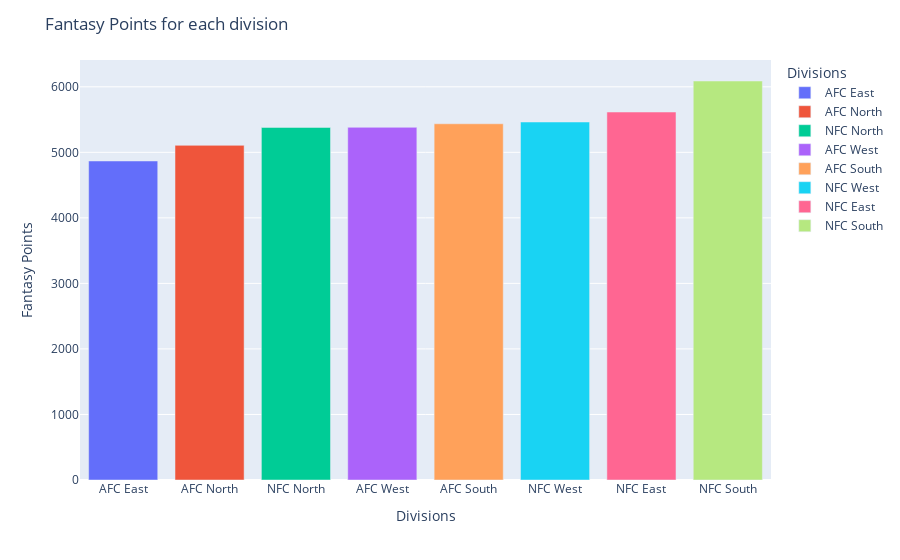

Write notebook code for a chart like this one.
### Code cell
fig = px.bar(data_2019_divisions, x='Divisions', y='FantasyPoints',color='Divisions')
fig.update_layout(title_text='Fantasy Points for each division')
fig.update_layout(yaxis_title="Fantasy Points")
fig.show()

### Figure 1 — Plotly figure (JSON) as saved in the notebook; plotly's stock layout.template omitted (floating-point values rounded to 4 significant figures)
{"data": [{"alignmentgroup": "True", "hovertemplate": "Divisions=%{x}<br>FantasyPoints=%{y}<extra></extra>", "legendgroup": "AFC East", "marker": {"color": "#636efa", "pattern": {"shape": ""}}, "name": "AFC East", "offsetgroup": "AFC East", "orientation": "v", "showlegend": true, "textposition": "auto", "type": "bar", "x": ["AFC East"], "xaxis": "x", "y": [4868.0], "yaxis": "y"}, {"alignmentgroup": "True", "hovertemplate": "Divisions=%{x}<br>FantasyPoints=%{y}<extra></extra>", "legendgroup": "AFC North", "marker": {"color": "#EF553B", "pattern": {"shape": ""}}, "name": "AFC North", "offsetgroup": "AFC North", "orientation": "v", "showlegend": true, "textposition": "auto", "type": "bar", "x": ["AFC North"], "xaxis": "x", "y": [5106.0], "yaxis": "y"}, {"alignmentgroup": "True", "hovertemplate": "Divisions=%{x}<br>FantasyPoints=%{y}<extra></extra>", "legendgroup": "NFC North", "marker": {"color": "#00cc96", "pattern": {"shape": ""}}, "name": "NFC North", "offsetgroup": "NFC North", "orientation": "v", "showlegend": true, "textposition": "auto", "type": "bar", "x": ["NFC North"], "xaxis": "x", "y": [5380.0], "yaxis": "y"}, {"alignmentgroup": "True", "hovertemplate": "Divisions=%{x}<br>FantasyPoints=%{y}<extra></extra>", "legendgroup": "AFC West", "marker": {"color": "#ab63fa", "pattern": {"shape": ""}}, "name": "AFC West", "offsetgroup": "AFC West", "orientation": "v", "showlegend": true, "textposition": "auto", "type": "bar", "x": ["AFC West"], "xaxis": "x", "y": [5382.0], "yaxis": "y"}, {"alignmentgroup": "True", "hovertemplate": "Divisions=%{x}<br>FantasyPoints=%{y}<extra></extra>", "legendgroup": "AFC South", "marker": {"color": "#FFA15A", "pattern": {"shape": ""}}, "name": "AFC South", "offsetgroup": "AFC South", "orientation": "v", "showlegend": true, "textposition": "auto", "type": "bar", "x": ["AFC South"], "xaxis": "x", "y": [5436.0], "yaxis": "y"}, {"alignmentgroup": "True", "hovertemplate": "Divisions=%{x}<br>FantasyPoints=%{y}<extra></extra>", "legendgroup": "NFC West", "marker": {"color": "#19d3f3", "pattern": {"shape": ""}}, "name": "NFC West", "offsetgroup": "NFC West", "orientation": "v", "showlegend": true, "textposition": "auto", "type": "bar", "x": ["NFC West"], "xaxis": "x", "y": [5463.0], "yaxis": "y"}, {"alignmentgroup": "True", "hovertemplate": "Divisions=%{x}<br>FantasyPoints=%{y}<extra></extra>", "legendgroup": "NFC East", "marker": {"color": "#FF6692", "pattern": {"shape": ""}}, "name": "NFC East", "offsetgroup": "NFC East", "orientation": "v", "showlegend": true, "textposition": "auto", "type": "bar", "x": ["NFC East"], "xaxis": "x", "y": [5615.0], "yaxis": "y"}, {"alignmentgroup": "True", "hovertemplate": "Divisions=%{x}<br>FantasyPoints=%{y}<extra></extra>", "legendgroup": "NFC South", "marker": {"color": "#B6E880", "pattern": {"shape": ""}}, "name": "NFC South", "offsetgroup": "NFC South", "orientation": "v", "showlegend": true, "textposition": "auto", "type": "bar", "x": ["NFC South"], "xaxis": "x", "y": [6088.0], "yaxis": "y"}], "layout": {"barmode": "relative", "legend": {"title": {"text": "Divisions"}, "tracegroupgap": 0}, "margin": {"t": 60}, "title": {"text": "Fantasy Points for each division"}, "xaxis": {"anchor": "y", "categoryarray": ["AFC East", "AFC North", "NFC North", "AFC West", "AFC South", "NFC West", "NFC East", "NFC South"], "categoryorder": "array", "domain": [0, 1], "title": {"text": "Divisions"}}, "yaxis": {"anchor": "x", "domain": [0, 1], "title": {"text": "Fantasy Points"}}}}
